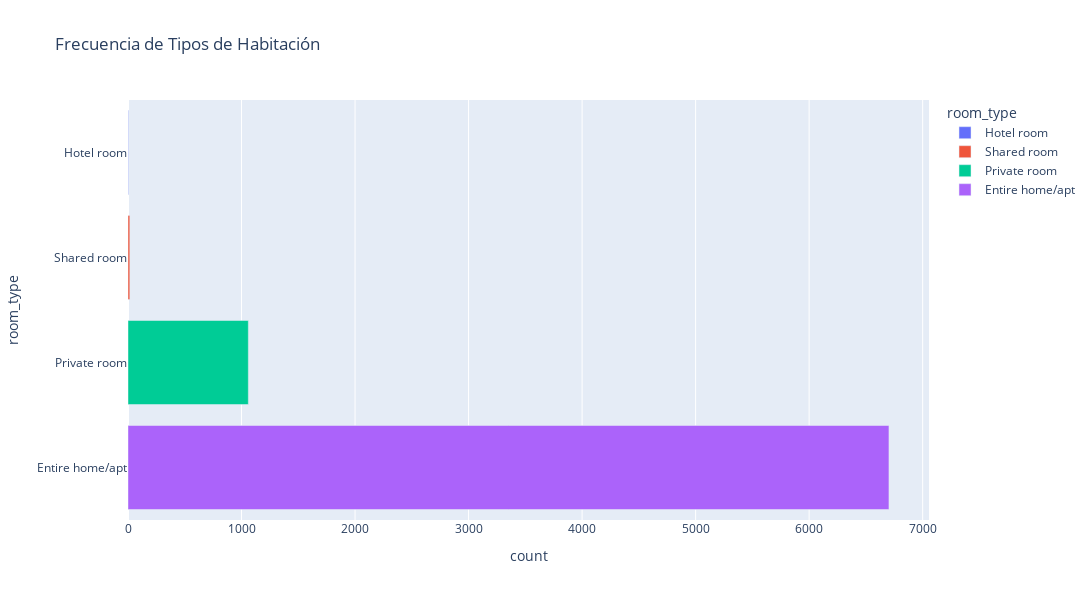

Here is the notebook cell this chart was saved with:
### Markdown cell above
### 2.2.1. Tipos de habitaciones

### Code cell
freq = listings['room_type'].value_counts().sort_values(ascending=True)

freq_df = freq.reset_index()
freq_df.columns = ['room_type', 'count']

fig = px.bar(freq_df, y='room_type', x='count', orientation='h', color='room_type', height=600, width=1200, title='Frecuencia de Tipos de Habitación')

fig.show()

### Figure 1 — Plotly figure (JSON) as saved in the notebook; plotly's stock layout.template omitted (floating-point values rounded to 4 significant figures)
{"data": [{"alignmentgroup": "True", "hovertemplate": "room_type=%{y}<br>count=%{x}<extra></extra>", "legendgroup": "Hotel room", "marker": {"color": "#636efa", "pattern": {"shape": ""}}, "name": "Hotel room", "offsetgroup": "Hotel room", "orientation": "h", "showlegend": true, "textposition": "auto", "type": "bar", "x": [4], "xaxis": "x", "y": ["Hotel room"], "yaxis": "y"}, {"alignmentgroup": "True", "hovertemplate": "room_type=%{y}<br>count=%{x}<extra></extra>", "legendgroup": "Shared room", "marker": {"color": "#EF553B", "pattern": {"shape": ""}}, "name": "Shared room", "offsetgroup": "Shared room", "orientation": "h", "showlegend": true, "textposition": "auto", "type": "bar", "x": [16], "xaxis": "x", "y": ["Shared room"], "yaxis": "y"}, {"alignmentgroup": "True", "hovertemplate": "room_type=%{y}<br>count=%{x}<extra></extra>", "legendgroup": "Private room", "marker": {"color": "#00cc96", "pattern": {"shape": ""}}, "name": "Private room", "offsetgroup": "Private room", "orientation": "h", "showlegend": true, "textposition": "auto", "type": "bar", "x": [1060], "xaxis": "x", "y": ["Private room"], "yaxis": "y"}, {"alignmentgroup": "True", "hovertemplate": "room_type=%{y}<br>count=%{x}<extra></extra>", "legendgroup": "Entire home/apt", "marker": {"color": "#ab63fa", "pattern": {"shape": ""}}, "name": "Entire home/apt", "offsetgroup": "Entire home/apt", "orientation": "h", "showlegend": true, "textposition": "auto", "type": "bar", "x": [6703], "xaxis": "x", "y": ["Entire home/apt"], "yaxis": "y"}], "layout": {"barmode": "relative", "height": 600, "legend": {"title": {"text": "room_type"}, "tracegroupgap": 0}, "title": {"text": "Frecuencia de Tipos de Habitación"}, "width": 1200, "xaxis": {"anchor": "y", "domain": [0, 1], "title": {"text": "count"}}, "yaxis": {"anchor": "x", "categoryarray": ["Entire home/apt", "Private room", "Shared room", "Hotel room"], "categoryorder": "array", "domain": [0, 1], "title": {"text": "room_type"}}}}
